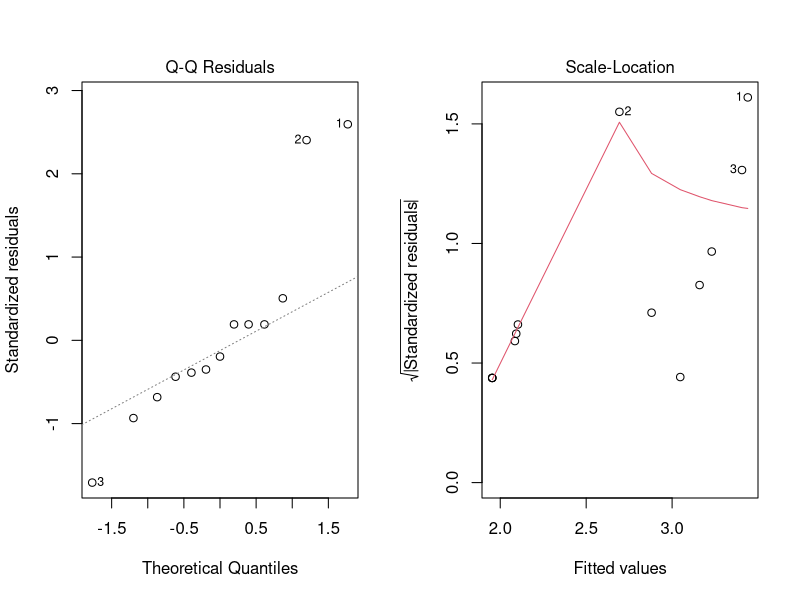

Reproduce this figure in R.
## ---- chunk 1
knitr::opts_chunk$set(echo = TRUE)
## ---- chunk 2
# Required libraries
library(dplyr)

# Load training data set
trainingDat <- read.csv(file = 'rocky.csv', header = TRUE)

# Remove the comment column
colCount <- length(colnames(trainingDat))
trainingDat <- trainingDat[,1:(colCount-1)]

# Show data
trainingDat

# Build regression model
lm1 <- lm(grade ~ ., data = trainingDat)

summary(lm1)

# Plot the "diagnostic residuals plots":
par(mfrow = c(1, 2))
#plot(lm1, which = 1)
plot(lm1, which = 2)
plot(lm1, which = 3)
#plot(lm1, which = 4)

# Predict!
predict(lm1, data.frame(titleScore=12.28, overviewScore=9.82, ratingScore=6.40))
predict(lm1, data.frame(titleScore=0, overviewScore=10.76, ratingScore=7.10))

